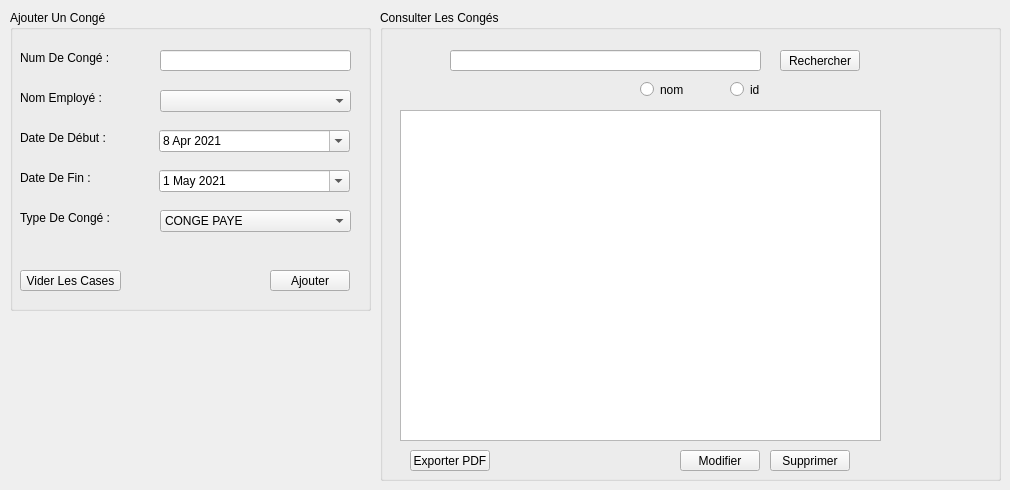
           <widget class="QWidget" name="tab_2">
            <attribute name="title">
             <string>Conge</string>
            </attribute>
            <widget class="QGroupBox" name="ajout_conge_2">
             <property name="geometry">
              <rect>
               <x>10</x>
               <y>10</y>
               <width>361</width>
               <height>301</height>
              </rect>
             </property>
             <property name="title">
              <string>Ajouter Un Congé</string>
             </property>
             <widget class="QLabel" name="label_15">
              <property name="geometry">
               <rect>
                <x>10</x>
                <y>40</y>
                <width>101</width>
                <height>16</height>
               </rect>
              </property>
              <property name="text">
               <string>Num De Congé :</string>
              </property>
             </widget>
             <widget class="QLineEdit" name="lineEditNumConge_2">
              <property name="geometry">
               <rect>
                <x>150</x>
                <y>40</y>
                <width>191</width>
                <height>21</height>
               </rect>
              </property>
             </widget>
             <widget class="QLabel" name="label_16">
              <property name="geometry">
               <rect>
                <x>10</x>
                <y>80</y>
                <width>101</width>
                <height>16</height>
               </rect>
              </property>
              <property name="text">
               <string>Nom Employé :</string>
              </property>
             </widget>
             <widget class="QDateEdit" name="dateEditDebut_2">
              <property name="geometry">
               <rect>
                <x>149</x>
                <y>120</y>
                <width>191</width>
                <height>22</height>
               </rect>
              </property>
              <property name="calendarPopup">
               <bool>true</bool>
              </property>
              <property name="date">
               <date>
                <year>2021</year>
                <month>4</month>
                <day>8</day>
               </date>
              </property>
             </widget>
             <widget class="QDateEdit" name="dateEditFin_2">
              <property name="geometry">
               <rect>
                <x>149</x>
                <y>160</y>
                <width>191</width>
                <height>22</height>
               </rect>
              </property>
              <property name="calendarPopup">
               <bool>true</bool>
              </property>
              <property name="date">
               <date>
                <year>2021</year>
                <month>5</month>
                <day>1</day>
               </date>
              </property>
             </widget>
             <widget class="QLabel" name="label_17">
              <property name="geometry">
               <rect>
                <x>10</x>
                <y>120</y>
                <width>101</width>
                <height>16</height>
               </rect>
              </property>
              <property name="text">
               <string>Date De Début :</string>
              </property>
             </widget>
             <widget class="QLabel" name="label_18">
              <property name="geometry">
               <rect>
                <x>10</x>
                <y>160</y>
                <width>101</width>
                <height>16</height>
               </rect>
              </property>
              <property name="text">
               <string>Date De Fin :</string>
              </property>
             </widget>
             <widget class="QLabel" name="label_19">
              <property name="geometry">
               <rect>
                <x>10</x>
                <y>200</y>
                <width>101</width>
                <height>16</height>
               </rect>
              </property>
              <property name="text">
               <string>Type De Congé :</string>
              </property>
             </widget>
             <widget class="QComboBox" name="comboBoxType_2">
              <property name="geometry">
               <rect>
                <x>150</x>
                <y>200</y>
                <width>191</width>
                <height>22</height>
               </rect>
              </property>
              <item>
               <property name="text">
                <string>CONGE PAYE</string>
               </property>
              </item>
              <item>
               <property name="text">
                <string> CONGE ANNUEL</string>
               </property>
              </item>
              <item>
               <property name="text">
                <string>CONGE MALADIE</string>
               </property>
              </item>
              <item>
               <property name="text">
                <string>CONGE MATERNITE</string>
               </property>
              </item>
             </widget>
             <widget class="QPushButton" name="ajouter_2">
              <property name="geometry">
               <rect>
                <x>260</x>
                <y>260</y>
                <width>80</width>
                <height>21</height>
               </rect>
              </property>
              <property name="text">
               <string>Ajouter</string>
              </property>
             </widget>
             <widget class="QPushButton" name="viderCases_2">
              <property name="geometry">
               <rect>
                <x>10</x>
                <y>260</y>
                <width>101</width>
                <height>21</height>
               </rect>
              </property>
              <property name="text">
               <string>Vider Les Cases</string>
              </property>
             </widget>
             <widget class="QComboBox" name="comboBox_employe_2">
              <property name="geometry">
               <rect>
                <x>150</x>
                <y>80</y>
                <width>191</width>
                <height>22</height>
               </rect>
              </property>
             </widget>
            </widget>
            <widget class="QGroupBox" name="consulter_conge_2">
             <property name="geometry">
              <rect>
               <x>380</x>
               <y>10</y>
               <width>621</width>
               <height>471</height>
              </rect>
             </property>
             <property name="title">
              <string>Consulter Les Congés</string>
             </property>
             <widget class="QPushButton" name="pushButtonSuppr_2">
              <property name="geometry">
               <rect>
                <x>390</x>
                <y>440</y>
                <width>80</width>
                <height>21</height>
               </rect>
              </property>
              <property name="text">
               <string>Supprimer</string>
              </property>
             </widget>
             <widget class="QPushButton" name="pushButtonEdit_2">
              <property name="geometry">
               <rect>
                <x>300</x>
                <y>440</y>
                <width>80</width>
                <height>21</height>
               </rect>
              </property>
              <property name="text">
               <string>Modifier</string>
              </property>
              <property name="checkable">
               <bool>true</bool>
              </property>
             </widget>
             <widget class="QPushButton" name="pushButtonPDF_3">
              <property name="geometry">
               <rect>
                <x>30</x>
                <y>440</y>
                <width>80</width>
                <height>21</height>
               </rect>
              </property>
              <property name="text">
               <string>Exporter PDF</string>
              </property>
             </widget>
             <widget class="QLineEdit" name="line_recherche_critere_2">
              <property name="geometry">
               <rect>
                <x>70</x>
                <y>40</y>
                <width>311</width>
                <height>21</height>
               </rect>
              </property>
             </widget>
             <widget class="QPushButton" name="pushButtonRechercherConge_2">
              <property name="geometry">
               <rect>
                <x>400</x>
                <y>40</y>
                <width>80</width>
                <height>21</height>
               </rect>
              </property>
              <property name="text">
               <string>Rechercher</string>
              </property>
             </widget>
             <widget class="QRadioButton" name="radioButton_nom_2">
              <property name="geometry">
               <rect>
                <x>260</x>
                <y>70</y>
                <width>84</width>
                <height>19</height>
               </rect>
              </property>
              <property name="text">
               <string>nom</string>
              </property>
             </widget>
             <widget class="QRadioButton" name="radioButton_ID_2">
              <property name="geometry">
               <rect>
                <x>350</x>
                <y>70</y>
                <width>71</width>
                <height>19</height>
               </rect>
              </property>
              <property name="text">
               <string>id</string>
              </property>
             </widget>
             <widget class="QTableView" name="tableViewConge_2">
              <property name="geometry">
               <rect>
                <x>20</x>
                <y>100</y>
                <width>481</width>
                <height>331</height>
               </rect>
              </property>
             </widget>
            </widget>
           </widget>
